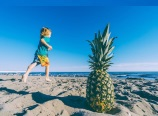
#> input picture asciiart/example.jpg, 158 x 116 px
$ python main.py
#> lines starting #> are read from the running program, lines starting #| are printed output that depends on the picture
# This is a sample Python script.
import random


# Press Shift+F10 to execute it or replace it with your code.
# Press Double Shift to search everywhere for classes, files, tool windows, actions, and settings.

from PIL import Image

asciiValues = "`^\",:;Il!i~+_-?][}{1)(|\\/tfjrxnuvczXYUJCLQ0OZmwqpdbkhao*#MW&8%B@$"
aDict = {}
for i in range(65):
    aDict[i] = asciiValues[i]

im = Image.open("example.jpg")
#> im is the input picture: PIL image 158x116 RGB; mean R, G, B 75.9, 141.3, 177.7
def resizeImage (image, new_width=100):
    width,height = image.size
    ratio = height/width
    new_height = int(new_width * ratio)
    resized_img = image.resize((new_width,new_height))
    return(resized_img)
im = resizeImage(im)
#> in resizeImage, `resized_img = image.resize((new_width,new_height))`:
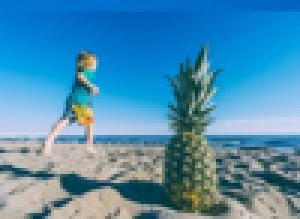
#> resized_img: PIL image 100x73 RGB (shown 3 times larger); mean R, G, B 75.9, 141.3, 177.7
s1 = im.size[0]//2
#> s1 = 50
s2 = im.size[1]//2
#> s2 = 36
print(im.size)
#| (100, 73)
print(s1,s2)
#| 50 36

print("loaded Image")
print("Image size:",im.size)
#| Image size: (100, 73)
imageList2 = list(im.getdata())
#> imageList2 = 7300 items, first 6: (0, 116, 211), (0, 116, 210), (0, 116, 209), (0, 116, 209), (1, 116, 209), (0, 115, 208)
def genArrayImg(imImage):
    imageList = list(imImage.getdata())
    arrayOfPixels = []
    hozPos = 0
    verPos = 0
    for i in range(imImage.size[1]):
        arrayOfPixels.append([])
    print("generated empty 2D array for pixels, size of list:" ,len(arrayOfPixels))
    print("creating array, iterating through pixels:")
    while hozPos != imImage.size[1]:
        for i in range(imImage.size[0]):
            #print("found:" , imageList[i+verPos])
            (arrayOfPixels[hozPos]).append(imageList[i+verPos])
            #print("added:" , arrayOfPixels[hozPos][i])

        verPos += imImage.size[1]
        hozPos += 1
    print("len of array:" , len(arrayOfPixels))
    return arrayOfPixels
def avgRGB (rgblist):
    print("before",rgblist[1][1])
    hozPos = 0
    verPos = 0
    while hozPos != len(rgblist):
        for i in range((len(rgblist[1]))):
            rgblist[hozPos][i] = ((sum(rgblist[hozPos][i])) // 3)
        verPos += im.size[1]
        hozPos += 1
    print("after",rgblist[1][1])

    return rgblist

def convertToAsccii(avglist):
    print("before",avglist[1][1])
    hozPos = 0
    verPos = 0
    while hozPos != len(avglist):
        for i in range((len(avglist[1]))):
            avglist[hozPos][i] =  aDict[(int(avglist[hozPos][i])//3.92307)]
        verPos += im.size[1]
        hozPos += 1
    print("after",avglist[1][1])
    return avglist

def printImage(imgList):
    for i1 in range(len(imgList)):
        printline = ''
        for i2 in range(len(imgList[i1])):
            for i in range(3):
                printline += imgList[i1][i2]
        #print(i1)
        print(printline)


imagePixels = genArrayImg(im)
#> in genArrayImg, `imageList = list(imImage.getdata())`: imageList has the same summary as imageList2 outside genArrayImg
#| generated empty 2D array for pixels, size of list: 73
#> after the loop in genArrayImg, `while hozPos != imImage.size[1]:`: hozPos = 73; verPos = 5329
#| len of array: 73
#> imagePixels = 73 items
print(len(imagePixels[1]))
#| 100
avgImagePixels = avgRGB(imagePixels)
#| before (0, 104, 199)
#> the loop in avgRGB, `while hozPos != len(rgblist):` made 73 passes
#> verPos on passes 1 to 12: 73, 146, 219, 292, 365, 438, 511, 584, 657, 730, 803, 876
#> after the loop in avgRGB, `while hozPos != len(rgblist):`: hozPos = 73; rgblist = 73 items; verPos = 5329
#| after 101
#> avgImagePixels = 73 items
avglist = convertToAsccii(avgImagePixels)
#| before 101
#> the loop in convertToAsccii, `while hozPos != len(avglist):` made 73 passes
#> after the loop in convertToAsccii, `while hozPos != len(avglist):`: hozPos = 73; verPos = 5329
#| after t
#> avglist = 73 items
printImage(avglist)
#> the loop in printImage, `for i1 in range(len(imgList)):` made 73 passes
#> (printed output is left out)
print(aDict[64])
